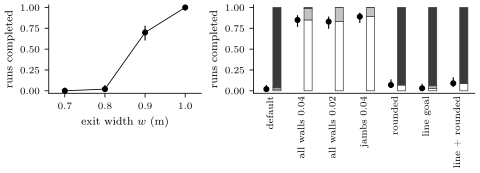

Reproduce this figure in Python.
"""Fig 3: completion against exit width and against wall-law variant (E7). Runs from figures/data/fig3.json
(written by experiments/E7/analyze.py summary)."""
import json

import numpy as np

from common import ARM_COLOURS, HERE, fig_full, qa, save

d = json.load(open(HERE / "data" / "fig3.json"))
C1 = ARM_COLOURS["C1"]
DARK, LIGHT = "#3a3a3a", "#c4c4c4"        # deadlock classes: lone trap (blocker alone held) / pair or group standoff

fig = fig_full(4.4)
axL, axR = fig.subplots(1, 2, gridspec_kw={"width_ratios": [1, 1.45]})

# ---- left: completion against exit width, C1, default walls
W = d["width"]
w = np.array([r["w"] for r in W]); p = np.array([r["p"] for r in W])
lo = np.array([r["lo"] for r in W]); hi = np.array([r["hi"] for r in W])
axL.plot(w, p, color=C1, lw=0.6, zorder=2)
axL.vlines(w, lo, hi, color=C1, lw=0.8, zorder=2)
axL.plot(w, p, marker="o", ms=3.4, ls="none", color=C1, zorder=3)
axL.set_xlim(0.66, 1.04)
axL.set_ylim(-0.03, 1.03)
axL.set_xticks([0.7, 0.8, 0.9, 1.0])
axL.set_yticks([0, 0.25, 0.5, 0.75, 1])
axL.set_xlabel("exit width $w$ (m)")
axL.set_ylabel("runs completed")

# ---- right: w = 0.8 m, one wall-law variant per column. Point and Wilson CI: completion. Bar: all runs by outcome
# (white completed, light grey standoff of two or more, dark grey lone trap)
LAB = {"default": "default", "B0.04": "all walls 0.04", "B0.02": "all walls 0.02", "Bedge0.04": "jambs 0.04",
       "rounded": "rounded", "line": "line goal", "line_rounded": "line + rounded"}
V = d["variants"]
xs = np.arange(len(V), dtype=float)
for x, r in zip(xs, V):
    n = r["n"]
    done, coll, lone = r["k"] / n, r["collective"] / n, r["lone"] / n
    bx = x + 0.2
    axR.bar(bx, done, width=0.26, bottom=0, color="white", edgecolor=DARK, lw=0.5, zorder=1)
    axR.bar(bx, coll, width=0.26, bottom=done, color=LIGHT, edgecolor=DARK, lw=0.5, zorder=1)
    axR.bar(bx, lone, width=0.26, bottom=done + coll, color=DARK, edgecolor=DARK, lw=0.5, zorder=1)
    axR.vlines(x - 0.14, r["lo"], r["hi"], color=C1, lw=0.8, zorder=2)
    axR.plot([x - 0.14], [r["p"]], marker="o", ms=3.4, ls="none", color=C1, zorder=3)
axR.set_xticks(xs)
axR.set_xticklabels([LAB[r["cell"]] for r in V], rotation=90)
axR.tick_params(axis="x", length=0, pad=2)
axR.set_xlim(-0.55, xs[-1] + 0.55)
axR.set_ylim(-0.03, 1.03)
axR.set_yticks([0, 0.25, 0.5, 0.75, 1])
axR.set_ylabel("runs completed")

save(fig, "fig3_width_walls")
qa("fig3_width_walls")
